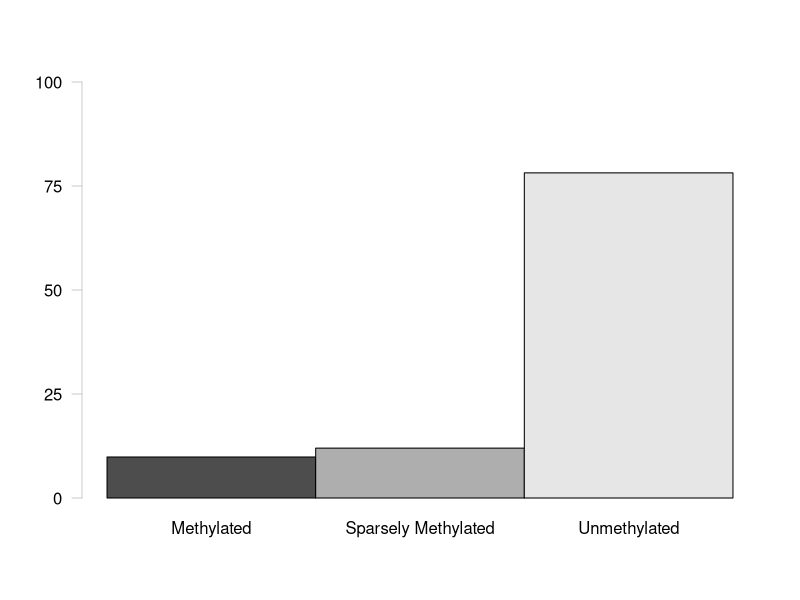
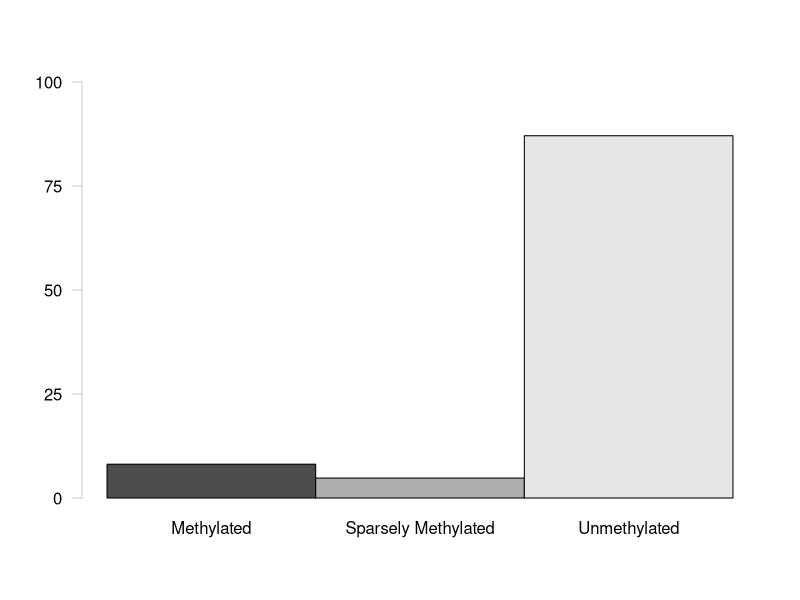
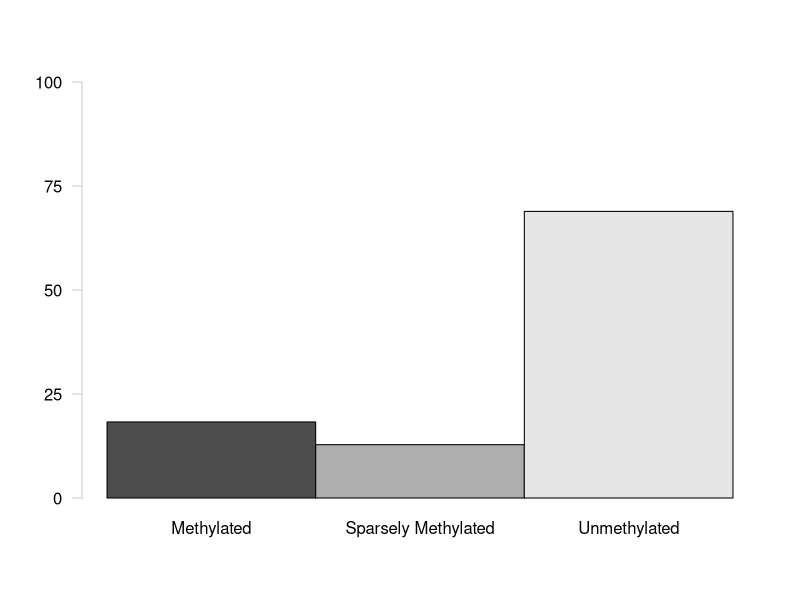
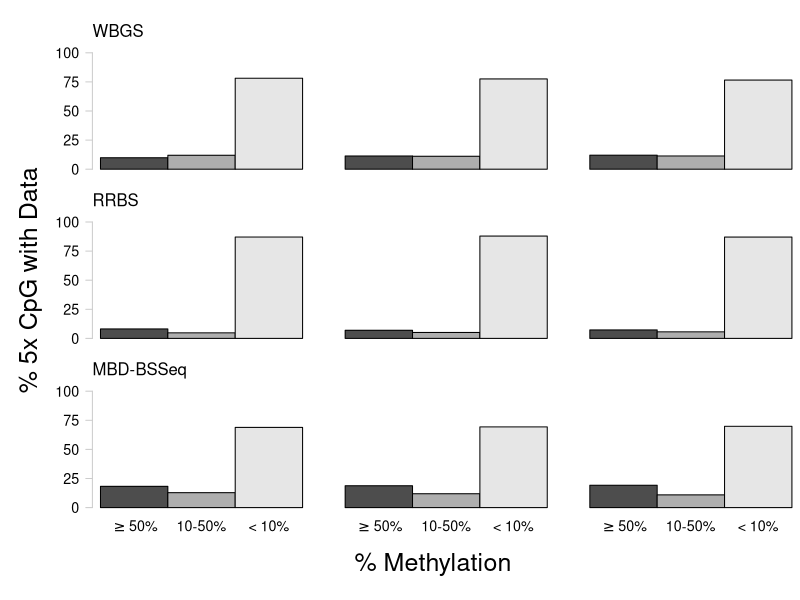
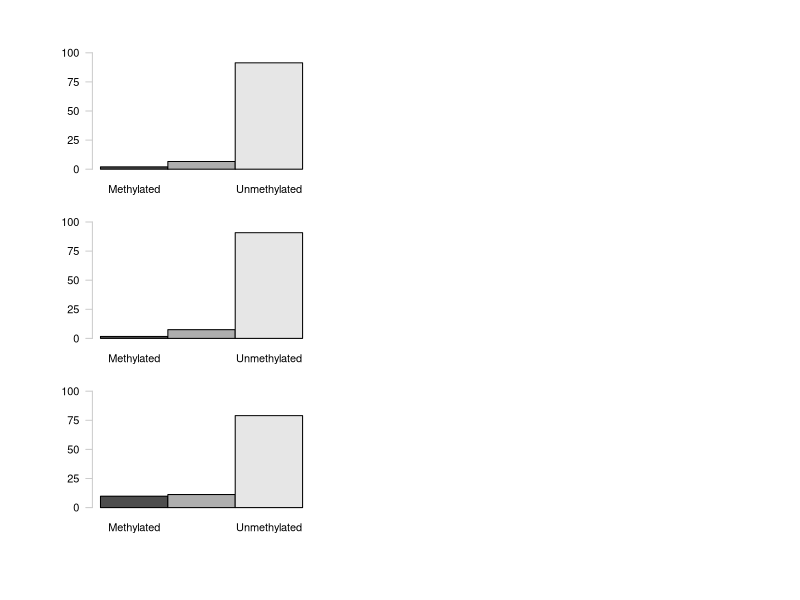
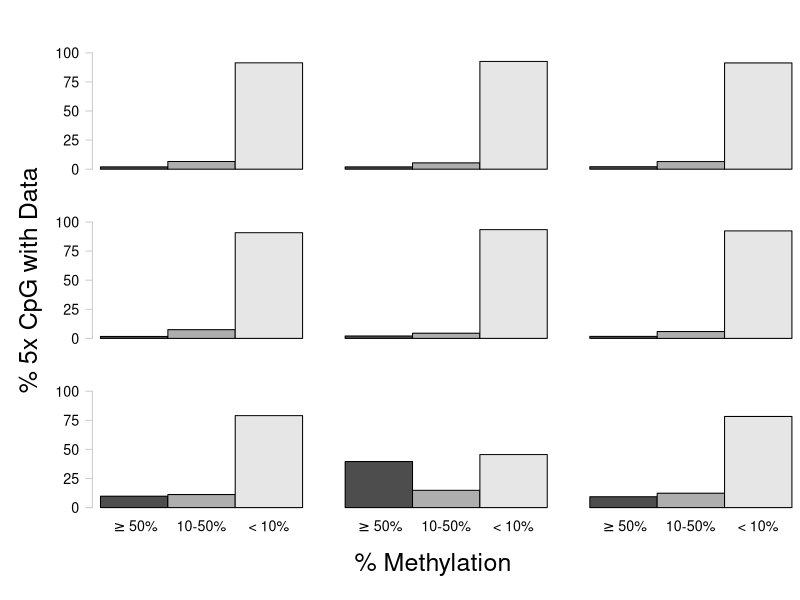

The R source for these figures, in order:
## ---- chunk 1
knitr::opts_chunk$set(echo = TRUE)
## ---- chunk 2
sessionInfo()
## ---- chunk 3
McapAll <- read.table("../analyses/Characterizing-CpG-Methylation-5x/Mcap/Mcap-5x-bedgraph-counts.txt", header = FALSE, col.names = c("totalLines", "filename")) #Import file using space as a delimiter. Columns are the number of lines and the filename
McapAll <- McapAll[-10,] #Remove last row (total lines for all files)
tail(McapAll) #Confirm import
## ---- chunk 4
McapMeth <- read.table("../analyses/Characterizing-CpG-Methylation-5x/Mcap/Mcap-5x-Meth-counts.txt", header = FALSE, col.names = c("Meth", "filename")) #Import file using space as a delimiter. Columns are the number of lines and the filename
McapMeth <- McapMeth[-10,] #Remove last row (total lines for all files)
tail(McapMeth) #Confirm import
## ---- chunk 5
McapSparseMeth <- read.table("../analyses/Characterizing-CpG-Methylation-5x/Mcap/Mcap-5x-sparseMeth-counts.txt", header = FALSE, col.names = c("sparseMeth", "filename")) #Import file using space as a delimiter. Columns are the number of lines and the filename
McapSparseMeth <- McapSparseMeth[-10,] #Remove last row (total lines for all files)
tail(McapSparseMeth) #Confirm import
## ---- chunk 6
McapUnMeth <- read.table("../analyses/Characterizing-CpG-Methylation-5x/Mcap/Mcap-5x-unMeth-counts.txt", header = FALSE, col.names = c("unMeth", "filename")) #Import file using space as a delimiter. Columns are the number of lines and the filename
McapUnMeth <- McapUnMeth[-10,] #Remove last row (total lines for all files)
tail(McapUnMeth) #Confirm import
## ---- chunk 7
McapCpGType <- cbind(McapAll, McapMeth, McapSparseMeth, McapUnMeth) #Mash tables together by column
McapCpGType <- McapCpGType[,-c(2,4,6,8)] #Remove filename columns
tail(McapCpGType) #Confirm table mashing
## ---- chunk 8
McapCpGType$percentMeth <- (McapCpGType$Meth / McapCpGType$totalLines) * 100 #Calculate percent methylated loci
McapCpGType$percentSparseMeth <- (McapCpGType$sparseMeth / McapCpGType$totalLines) * 100 #Calculate percent sparsely methylated loci
McapCpGType$percentUnMeth <- (McapCpGType$unMeth / McapCpGType$totalLines) * 100 #Calculate percent unmethylated loci
McapCpGType <- McapCpGType[,c(1, 2, 5, 3, 6, 4, 7)] #Reorganize columns
tail(McapCpGType) #Confirm calculations
## ---- chunk 9
write.table(McapCpGType, "../analyses/Characterizing-CpG-Methylation-5x/Mcap/Mcap-CpG-Type.txt", sep = "\t", quote = FALSE, row.names = TRUE) #Save summary table
## ---- chunk 10
PactAll <- read.table("../analyses/Characterizing-CpG-Methylation-5x/Pact/Pact-5x-bedgraph-counts.txt", header = FALSE, col.names = c("totalLines", "filename")) #Import file using space as a delimiter. Columns are the number of lines and the filename
PactAll <- PactAll[-10,] #Remove last row (total lines for all files)
tail(PactAll) #Confirm import
## ---- chunk 11
PactMeth <- read.table("../analyses/Characterizing-CpG-Methylation-5x/Pact/Pact-5x-Meth-counts.txt", header = FALSE, col.names = c("Meth", "filename")) #Import file using space as a delimiter. Columns are the number of lines and the filename
PactMeth <- PactMeth[-10,] #Remove last row (total lines for all files)
tail(PactMeth) #Confirm import
## ---- chunk 12
PactSparseMeth <- read.table("../analyses/Characterizing-CpG-Methylation-5x/Pact/Pact-5x-sparseMeth-counts.txt", header = FALSE, col.names = c("sparseMeth", "filename")) #Import file using space as a delimiter. Columns are the number of lines and the filename
PactSparseMeth <- PactSparseMeth[-10,] #Remove last row (total lines for all files)
tail(PactSparseMeth) #Confirm import
## ---- chunk 13
PactUnMeth <- read.table("../analyses/Characterizing-CpG-Methylation-5x/Pact/Pact-5x-unMeth-counts.txt", header = FALSE, col.names = c("unMeth", "filename")) #Import file using space as a delimiter. Columns are the number of lines and the filename
PactUnMeth <- PactUnMeth[-10,] #Remove last row (total lines for all files)
tail(PactUnMeth) #Confirm import
## ---- chunk 14
PactCpGType <- cbind(PactAll, PactMeth, PactSparseMeth, PactUnMeth) #Mash tables together by column
PactCpGType <- PactCpGType[,-c(2,4,6,8)] #Remove filename columns
tail(PactCpGType) #Confirm table mashing
## ---- chunk 15
PactCpGType$percentMeth <- (PactCpGType$Meth / PactCpGType$totalLines) * 100 #Calculate percent methylated loci
PactCpGType$percentSparseMeth <- (PactCpGType$sparseMeth / PactCpGType$totalLines) * 100 #Calculate percent sparsely methylated loci
PactCpGType$percentUnMeth <- (PactCpGType$unMeth / PactCpGType$totalLines) * 100 #Calculate percent unmethylated loci
PactCpGType <- PactCpGType[,c(1, 2, 5, 3, 6, 4, 7)] #Reorganize columns
tail(PactCpGType) #Confirm calculations
## ---- chunk 16
write.table(PactCpGType, "../analyses/Characterizing-CpG-Methylation-5x/Pact/Pact-CpG-Type.txt", sep = "\t", quote = FALSE, row.names = TRUE) #Save summary table
## ---- chunk 17
McapGeneOverlaps <- read.table("../analyses/Characterizing-CpG-Methylation-5x/Mcap/Mcap-5x-mcGenes-counts.txt", header = FALSE, col.names = c("counts", "filename")) #Import file with all file-gene overlaps
McapGeneOverlaps <- McapGeneOverlaps[-37,] #Remove final row
tail(McapGeneOverlaps) #Confirm import
## ---- chunk 18
McapGeneSummary <- data.frame("totalLines" = rep(0, times = 9),
                              "Meth" = rep(0, times = 9),
                              "sparseMeth" = rep(0, times = 9),
                              "unMeth" = rep(0, times = 9)) #Create empty dataframe for final summary table
head(McapGeneSummary) #Confirm dataframe creation
## ---- chunk 19
nLines <- length(McapGeneSummary$totalLines) #Count number of lines
for(i in 1:nLines) {
  McapGeneSummary[i,1] <- McapGeneOverlaps[i+(3*i),1]
} #For every file with the total number of CpG with data (i + (3*i)), take the value in the first column (total lines) and save it in the first column
head(McapGeneSummary) #Confirm values were added
## ---- chunk 20
for(i in 1:nLines) {
  McapGeneSummary[i,2] <- McapGeneOverlaps[(i+(3*i)-3),1]
} #For every file with the total number of CpG with data ((i + (3*i))-3), take the value in the first column (total lines) and save it in the second column
head(McapGeneSummary) #Confirm values were added
## ---- chunk 21
for(i in 1:nLines) {
  McapGeneSummary[i,3] <- McapGeneOverlaps[(i+(3*i)-2),1]
} #For every file with the total number of CpG with data ((i + (3*i))-2), take the value in the first column (total lines) and save it in the third column
head(McapGeneSummary) #Confirm values were added
## ---- chunk 22
for(i in 1:nLines) {
  McapGeneSummary[i,4] <- McapGeneOverlaps[(i+(3*i)-1),1]
} #For every file with the total number of CpG with data ((i + (3*i))-1), take the value in the first column (total lines) and save it in the fourth column
head(McapGeneSummary) #Confirm values were added
## ---- chunk 23
McapGeneSummary$percentMeth <- (McapGeneSummary$Meth / McapGeneSummary$totalLines) * 100 #Calculate percent methylated
McapGeneSummary$percentSparseMeth <- (McapGeneSummary$sparseMeth / McapGeneSummary$totalLines) * 100 #Calculate percent sparsely methylated
McapGeneSummary$percentUnMeth <- (McapGeneSummary$unMeth / McapGeneSummary$totalLines) * 100 #Calculate percent unmethylated
McapGeneSummary <- McapGeneSummary[,c(1,2,5,3,6,4,7)] #Rearrange columns
tail(McapGeneSummary) #Confirm calculations
## ---- chunk 24
write.table(McapGeneSummary, "../analyses/Characterizing-CpG-Methylation-5x/Mcap/Mcap-Gene-Overlaps.txt", sep = "\t", quote = FALSE, row.names = TRUE) #Save summary table
## ---- chunk 25
McapCDSOverlaps <- read.table("../analyses/Characterizing-CpG-Methylation-5x/Mcap/Mcap-5x-mcCDS-counts.txt", header = FALSE, col.names = c("counts", "filename")) #Import file with all file-CDS overlaps
McapCDSOverlaps <- McapCDSOverlaps[-37,] #Remove final row
tail(McapCDSOverlaps) #Confirm import
## ---- chunk 26
McapCDSSummary <- data.frame("totalLines" = rep(0, times = 9),
                              "Meth" = rep(0, times = 9),
                              "sparseMeth" = rep(0, times = 9),
                              "unMeth" = rep(0, times = 9)) #Create empty dataframe for final summary table
head(McapCDSSummary) #Confirm dataframe creation
## ---- chunk 27
nLines <- length(McapCDSSummary$totalLines) #Count number of lines
for(i in 1:nLines) {
  McapCDSSummary[i,1] <- McapCDSOverlaps[i+(3*i),1]
} #For every file with the total number of CpG with data (i + (3*i)), take the value in the first column (total lines) and save it in the first column
head(McapCDSSummary) #Confirm values were added
## ---- chunk 28
for(i in 1:nLines) {
  McapCDSSummary[i,2] <- McapCDSOverlaps[(i+(3*i)-3),1]
} #For every file with the total number of CpG with data ((i + (3*i))-3), take the value in the first column (total lines) and save it in the second column
head(McapCDSSummary) #Confirm values were added
## ---- chunk 29
for(i in 1:nLines) {
  McapCDSSummary[i,3] <- McapCDSOverlaps[(i+(3*i)-2),1]
} #For every file with the total number of CpG with data ((i + (3*i))-2), take the value in the first column (total lines) and save it in the third column
head(McapCDSSummary) #Confirm values were added
## ---- chunk 30
for(i in 1:nLines) {
  McapCDSSummary[i,4] <- McapCDSOverlaps[(i+(3*i)-1),1]
} #For every file with the total number of CpG with data ((i + (3*i))-1), take the value in the first column (total lines) and save it in the fourth column
head(McapCDSSummary) #Confirm values were added
## ---- chunk 31
McapCDSSummary$percentMeth <- (McapCDSSummary$Meth / McapCDSSummary$totalLines) * 100 #Calculate percent methylated
McapCDSSummary$percentSparseMeth <- (McapCDSSummary$sparseMeth / McapCDSSummary$totalLines) * 100 #Calculate percent sparsely methylated
McapCDSSummary$percentUnMeth <- (McapCDSSummary$unMeth / McapCDSSummary$totalLines) * 100 #Calculate percent unmethylated
McapCDSSummary <- McapCDSSummary[,c(1,2,5,3,6,4,7)] #Rearrange columns
tail(McapCDSSummary) #Confirm calculations
## ---- chunk 32
write.table(McapCDSSummary, "../analyses/Characterizing-CpG-Methylation-5x/Mcap/Mcap-CDS-Overlaps.txt", sep = "\t", quote = FALSE, row.names = TRUE) #Save summary table
## ---- chunk 33
McapIntronsOverlaps <- read.table("../analyses/Characterizing-CpG-Methylation-5x/Mcap/Mcap-5x-mcIntrons-counts.txt", header = FALSE, col.names = c("counts", "filename")) #Import file with all file-Introns overlaps
McapIntronsOverlaps <- McapIntronsOverlaps[-37,] #Remove final row
tail(McapIntronsOverlaps) #Confirm import
## ---- chunk 34
McapIntronsSummary <- data.frame("totalLines" = rep(0, times = 9),
                              "Meth" = rep(0, times = 9),
                              "sparseMeth" = rep(0, times = 9),
                              "unMeth" = rep(0, times = 9)) #Create empty dataframe for final summary table
head(McapIntronsSummary) #Confirm dataframe creation
## ---- chunk 35
nLines <- length(McapIntronsSummary$totalLines) #Count number of lines
for(i in 1:nLines) {
  McapIntronsSummary[i,1] <- McapIntronsOverlaps[i+(3*i),1]
} #For every file with the total number of CpG with data (i + (3*i)), take the value in the first column (total lines) and save it in the first column
head(McapIntronsSummary) #Confirm values were added
## ---- chunk 36
for(i in 1:nLines) {
  McapIntronsSummary[i,2] <- McapIntronsOverlaps[(i+(3*i)-3),1]
} #For every file with the total number of CpG with data ((i + (3*i))-3), take the value in the first column (total lines) and save it in the second column
head(McapIntronsSummary) #Confirm values were added
## ---- chunk 37
for(i in 1:nLines) {
  McapIntronsSummary[i,3] <- McapIntronsOverlaps[(i+(3*i)-2),1]
} #For every file with the total number of CpG with data ((i + (3*i))-2), take the value in the first column (total lines) and save it in the third column
head(McapIntronsSummary) #Confirm values were added
## ---- chunk 38
for(i in 1:nLines) {
  McapIntronsSummary[i,4] <- McapIntronsOverlaps[(i+(3*i)-1),1]
} #For every file with the total number of CpG with data ((i + (3*i))-1), take the value in the first column (total lines) and save it in the fourth column
head(McapIntronsSummary) #Confirm values were added
## ---- chunk 39
McapIntronsSummary$percentMeth <- (McapIntronsSummary$Meth / McapIntronsSummary$totalLines) * 100 #Calculate percent methylated
McapIntronsSummary$percentSparseMeth <- (McapIntronsSummary$sparseMeth / McapIntronsSummary$totalLines) * 100 #Calculate percent sparsely methylated
McapIntronsSummary$percentUnMeth <- (McapIntronsSummary$unMeth / McapIntronsSummary$totalLines) * 100 #Calculate percent unmethylated
McapIntronsSummary <- McapIntronsSummary[,c(1,2,5,3,6,4,7)] #Rearrange columns
tail(McapIntronsSummary) #Confirm calculations
## ---- chunk 40
write.table(McapIntronsSummary, "../analyses/Characterizing-CpG-Methylation-5x/Mcap/Mcap-Introns-Overlaps.txt", sep = "\t", quote = FALSE, row.names = TRUE) #Save summary table
## ---- chunk 41
McapIntergenicOverlaps <- read.table("../analyses/Characterizing-CpG-Methylation-5x/Mcap/Mcap-5x-mcIntergenic-counts.txt", header = FALSE, col.names = c("counts", "filename")) #Import file with all file-Intergenic overlaps
McapIntergenicOverlaps <- McapIntergenicOverlaps[-37,] #Remove final row
tail(McapIntergenicOverlaps) #Confirm import
## ---- chunk 42
McapIntergenicSummary <- data.frame("totalLines" = rep(0, times = 9),
                              "Meth" = rep(0, times = 9),
                              "sparseMeth" = rep(0, times = 9),
                              "unMeth" = rep(0, times = 9)) #Create empty dataframe for final summary table
head(McapIntergenicSummary) #Confirm dataframe creation
## ---- chunk 43
nLines <- length(McapIntergenicSummary$totalLines) #Count number of lines
for(i in 1:nLines) {
  McapIntergenicSummary[i,1] <- McapIntergenicOverlaps[i+(3*i),1]
} #For every file with the total number of CpG with data (i + (3*i)), take the value in the first column (total lines) and save it in the first column
head(McapIntergenicSummary) #Confirm values were added
## ---- chunk 44
for(i in 1:nLines) {
  McapIntergenicSummary[i,2] <- McapIntergenicOverlaps[(i+(3*i)-3),1]
} #For every file with the total number of CpG with data ((i + (3*i))-3), take the value in the first column (total lines) and save it in the second column
head(McapIntergenicSummary) #Confirm values were added
## ---- chunk 45
for(i in 1:nLines) {
  McapIntergenicSummary[i,3] <- McapIntergenicOverlaps[(i+(3*i)-2),1]
} #For every file with the total number of CpG with data ((i + (3*i))-2), take the value in the first column (total lines) and save it in the third column
head(McapIntergenicSummary) #Confirm values were added
## ---- chunk 46
for(i in 1:nLines) {
  McapIntergenicSummary[i,4] <- McapIntergenicOverlaps[(i+(3*i)-1),1]
} #For every file with the total number of CpG with data ((i + (3*i))-1), take the value in the first column (total lines) and save it in the fourth column
head(McapIntergenicSummary) #Confirm values were added
## ---- chunk 47
McapIntergenicSummary$percentMeth <- (McapIntergenicSummary$Meth / McapIntergenicSummary$totalLines) * 100 #Calculate percent methylated
McapIntergenicSummary$percentSparseMeth <- (McapIntergenicSummary$sparseMeth / McapIntergenicSummary$totalLines) * 100 #Calculate percent sparsely methylated
McapIntergenicSummary$percentUnMeth <- (McapIntergenicSummary$unMeth / McapIntergenicSummary$totalLines) * 100 #Calculate percent unmethylated
McapIntergenicSummary <- McapIntergenicSummary[,c(1,2,5,3,6,4,7)] #Rearrange columns
tail(McapIntergenicSummary) #Confirm calculations
## ---- chunk 48
write.table(McapIntergenicSummary, "../analyses/Characterizing-CpG-Methylation-5x/Mcap/Mcap-Intergenic-Overlaps.txt", sep = "\t", quote = FALSE, row.names = TRUE) #Save summary table
## ---- chunk 49
PactGeneOverlaps <- read.table("../analyses/Characterizing-CpG-Methylation-5x/Pact/Pact-5x-paGenes-counts.txt", header = FALSE, col.names = c("counts", "filename")) #Import file with all file-gene overlaps
PactGeneOverlaps <- PactGeneOverlaps[-37,] #Remove final row
tail(PactGeneOverlaps) #Confirm import
## ---- chunk 50
PactGeneSummary <- data.frame("totalLines" = rep(0, times = 9),
                              "Meth" = rep(0, times = 9),
                              "sparseMeth" = rep(0, times = 9),
                              "unMeth" = rep(0, times = 9)) #Create empty dataframe for final summary table
head(PactGeneSummary) #Confirm dataframe creation
## ---- chunk 51
nLines <- length(PactGeneSummary$totalLines) #Count number of lines
for(i in 1:nLines) {
  PactGeneSummary[i,1] <- PactGeneOverlaps[i+(3*i),1]
} #For every file with the total number of CpG with data (i + (3*i)), take the value in the first column (total lines) and save it in the first column
head(PactGeneSummary) #Confirm values were added
## ---- chunk 52
for(i in 1:nLines) {
  PactGeneSummary[i,2] <- PactGeneOverlaps[(i+(3*i)-3),1]
} #For every file with the total number of CpG with data ((i + (3*i))-3), take the value in the first column (total lines) and save it in the second column
head(PactGeneSummary) #Confirm values were added
## ---- chunk 53
for(i in 1:nLines) {
  PactGeneSummary[i,3] <- PactGeneOverlaps[(i+(3*i)-2),1]
} #For every file with the total number of CpG with data ((i + (3*i))-2), take the value in the first column (total lines) and save it in the third column
head(PactGeneSummary) #Confirm values were added
## ---- chunk 54
for(i in 1:nLines) {
  PactGeneSummary[i,4] <- PactGeneOverlaps[(i+(3*i)-1),1]
} #For every file with the total number of CpG with data ((i + (3*i))-1), take the value in the first column (total lines) and save it in the fourth column
head(PactGeneSummary) #Confirm values were added
## ---- chunk 55
PactGeneSummary$percentMeth <- (PactGeneSummary$Meth / PactGeneSummary$totalLines) * 100 #Calculate percent methylated
PactGeneSummary$percentSparseMeth <- (PactGeneSummary$sparseMeth / PactGeneSummary$totalLines) * 100 #Calculate percent sparsely methylated
PactGeneSummary$percentUnMeth <- (PactGeneSummary$unMeth / PactGeneSummary$totalLines) * 100 #Calculate percent unmethylated
PactGeneSummary <- PactGeneSummary[,c(1,2,5,3,6,4,7)] #Rearrange columns
tail(PactGeneSummary) #Confirm calculations
## ---- chunk 56
write.table(PactGeneSummary, "../analyses/Characterizing-CpG-Methylation-5x/Pact/Pact-Gene-Overlaps.txt", sep = "\t", quote = FALSE, row.names = TRUE) #Save summary table
## ---- chunk 57
PactCDSOverlaps <- read.table("../analyses/Characterizing-CpG-Methylation-5x/Pact/Pact-5x-paCDS-counts.txt", header = FALSE, col.names = c("counts", "filename")) #Import file with all file-CDS overlaps
PactCDSOverlaps <- PactCDSOverlaps[-37,] #Remove final row
tail(PactCDSOverlaps) #Confirm import
## ---- chunk 58
PactCDSSummary <- data.frame("totalLines" = rep(0, times = 9),
                              "Meth" = rep(0, times = 9),
                              "sparseMeth" = rep(0, times = 9),
                              "unMeth" = rep(0, times = 9)) #Create empty dataframe for final summary table
head(PactCDSSummary) #Confirm dataframe creation
## ---- chunk 59
nLines <- length(PactCDSSummary$totalLines) #Count number of lines
for(i in 1:nLines) {
  PactCDSSummary[i,1] <- PactCDSOverlaps[i+(3*i),1]
} #For every file with the total number of CpG with data (i + (3*i)), take the value in the first column (total lines) and save it in the first column
head(PactCDSSummary) #Confirm values were added
## ---- chunk 60
for(i in 1:nLines) {
  PactCDSSummary[i,2] <- PactCDSOverlaps[(i+(3*i)-3),1]
} #For every file with the total number of CpG with data ((i + (3*i))-3), take the value in the first column (total lines) and save it in the second column
head(PactCDSSummary) #Confirm values were added
## ---- chunk 61
for(i in 1:nLines) {
  PactCDSSummary[i,3] <- PactCDSOverlaps[(i+(3*i)-2),1]
} #For every file with the total number of CpG with data ((i + (3*i))-2), take the value in the first column (total lines) and save it in the third column
head(PactCDSSummary) #Confirm values were added
## ---- chunk 62
for(i in 1:nLines) {
  PactCDSSummary[i,4] <- PactCDSOverlaps[(i+(3*i)-1),1]
} #For every file with the total number of CpG with data ((i + (3*i))-1), take the value in the first column (total lines) and save it in the fourth column
head(PactCDSSummary) #Confirm values were added
## ---- chunk 63
PactCDSSummary$percentMeth <- (PactCDSSummary$Meth / PactCDSSummary$totalLines) * 100 #Calculate percent methylated
PactCDSSummary$percentSparseMeth <- (PactCDSSummary$sparseMeth / PactCDSSummary$totalLines) * 100 #Calculate percent sparsely methylated
PactCDSSummary$percentUnMeth <- (PactCDSSummary$unMeth / PactCDSSummary$totalLines) * 100 #Calculate percent unmethylated
PactCDSSummary <- PactCDSSummary[,c(1,2,5,3,6,4,7)] #Rearrange columns
tail(PactCDSSummary) #Confirm calculations
## ---- chunk 64
write.table(PactCDSSummary, "../analyses/Characterizing-CpG-Methylation-5x/Pact/Pact-CDS-Overlaps.txt", sep = "\t", quote = FALSE, row.names = TRUE) #Save summary table
## ---- chunk 65
PactIntronsOverlaps <- read.table("../analyses/Characterizing-CpG-Methylation-5x/Pact/Pact-5x-paIntron-counts.txt", header = FALSE, col.names = c("counts", "filename")) #Import file with all file-Introns overlaps
PactIntronsOverlaps <- PactIntronsOverlaps[-37,] #Remove final row
tail(PactIntronsOverlaps) #Confirm import
## ---- chunk 66
PactIntronsSummary <- data.frame("totalLines" = rep(0, times = 9),
                              "Meth" = rep(0, times = 9),
                              "sparseMeth" = rep(0, times = 9),
                              "unMeth" = rep(0, times = 9)) #Create empty dataframe for final summary table
head(PactIntronsSummary) #Confirm dataframe creation
## ---- chunk 67
nLines <- length(PactIntronsSummary$totalLines) #Count number of lines
for(i in 1:nLines) {
  PactIntronsSummary[i,1] <- PactIntronsOverlaps[i+(3*i),1]
} #For every file with the total number of CpG with data (i + (3*i)), take the value in the first column (total lines) and save it in the first column
head(PactIntronsSummary) #Confirm values were added
## ---- chunk 68
for(i in 1:nLines) {
  PactIntronsSummary[i,2] <- PactIntronsOverlaps[(i+(3*i)-3),1]
} #For every file with the total number of CpG with data ((i + (3*i))-3), take the value in the first column (total lines) and save it in the second column
head(PactIntronsSummary) #Confirm values were added
## ---- chunk 69
for(i in 1:nLines) {
  PactIntronsSummary[i,3] <- PactIntronsOverlaps[(i+(3*i)-2),1]
} #For every file with the total number of CpG with data ((i + (3*i))-2), take the value in the first column (total lines) and save it in the third column
head(PactIntronsSummary) #Confirm values were added
## ---- chunk 70
for(i in 1:nLines) {
  PactIntronsSummary[i,4] <- PactIntronsOverlaps[(i+(3*i)-1),1]
} #For every file with the total number of CpG with data ((i + (3*i))-1), take the value in the first column (total lines) and save it in the fourth column
head(PactIntronsSummary) #Confirm values were added
## ---- chunk 71
PactIntronsSummary$percentMeth <- (PactIntronsSummary$Meth / PactIntronsSummary$totalLines) * 100 #Calculate percent methylated
PactIntronsSummary$percentSparseMeth <- (PactIntronsSummary$sparseMeth / PactIntronsSummary$totalLines) * 100 #Calculate percent sparsely methylated
PactIntronsSummary$percentUnMeth <- (PactIntronsSummary$unMeth / PactIntronsSummary$totalLines) * 100 #Calculate percent unmethylated
PactIntronsSummary <- PactIntronsSummary[,c(1,2,5,3,6,4,7)] #Rearrange columns
tail(PactIntronsSummary) #Confirm calculations
## ---- chunk 72
write.table(PactIntronsSummary, "../analyses/Characterizing-CpG-Methylation-5x/Pact/Pact-Introns-Overlaps.txt", sep = "\t", quote = FALSE, row.names = TRUE) #Save summary table
## ---- chunk 73
PactIntergenicOverlaps <- read.table("../analyses/Characterizing-CpG-Methylation-5x/Pact/Pact-5x-paIntergenic-counts.txt", header = FALSE, col.names = c("counts", "filename")) #Import file with all file-Intergenic overlaps
PactIntergenicOverlaps <- PactIntergenicOverlaps[-37,] #Remove final row
tail(PactIntergenicOverlaps) #Confirm import
## ---- chunk 74
PactIntergenicSummary <- data.frame("totalLines" = rep(0, times = 9),
                              "Meth" = rep(0, times = 9),
                              "sparseMeth" = rep(0, times = 9),
                              "unMeth" = rep(0, times = 9)) #Create empty dataframe for final summary table
head(PactIntergenicSummary) #Confirm dataframe creation
## ---- chunk 75
nLines <- length(PactIntergenicSummary$totalLines) #Count number of lines
for(i in 1:nLines) {
  PactIntergenicSummary[i,1] <- PactIntergenicOverlaps[i+(3*i),1]
} #For every file with the total number of CpG with data (i + (3*i)), take the value in the first column (total lines) and save it in the first column
head(PactIntergenicSummary) #Confirm values were added
## ---- chunk 76
for(i in 1:nLines) {
  PactIntergenicSummary[i,2] <- PactIntergenicOverlaps[(i+(3*i)-3),1]
} #For every file with the total number of CpG with data ((i + (3*i))-3), take the value in the first column (total lines) and save it in the second column
head(PactIntergenicSummary) #Confirm values were added
## ---- chunk 77
for(i in 1:nLines) {
  PactIntergenicSummary[i,3] <- PactIntergenicOverlaps[(i+(3*i)-2),1]
} #For every file with the total number of CpG with data ((i + (3*i))-2), take the value in the first column (total lines) and save it in the third column
head(PactIntergenicSummary) #Confirm values were added
## ---- chunk 78
for(i in 1:nLines) {
  PactIntergenicSummary[i,4] <- PactIntergenicOverlaps[(i+(3*i)-1),1]
} #For every file with the total number of CpG with data ((i + (3*i))-1), take the value in the first column (total lines) and save it in the fourth column
head(PactIntergenicSummary) #Confirm values were added
## ---- chunk 79
PactIntergenicSummary$percentMeth <- (PactIntergenicSummary$Meth / PactIntergenicSummary$totalLines) * 100 #Calculate percent methylated
PactIntergenicSummary$percentSparseMeth <- (PactIntergenicSummary$sparseMeth / PactIntergenicSummary$totalLines) * 100 #Calculate percent sparsely methylated
PactIntergenicSummary$percentUnMeth <- (PactIntergenicSummary$unMeth / PactIntergenicSummary$totalLines) * 100 #Calculate percent unmethylated
PactIntergenicSummary <- PactIntergenicSummary[,c(1,2,5,3,6,4,7)] #Rearrange columns
tail(PactIntergenicSummary) #Confirm calculations
## ---- chunk 80
write.table(PactIntergenicSummary, "../analyses/Characterizing-CpG-Methylation-5x/Pact/Pact-Intergenic-Overlaps.txt", sep = "\t", quote = FALSE, row.names = TRUE) #Save summary table
## ---- chunk 81
McapCpGTypePercents <- McapCpGType[,c(3,5,7)] #Keep only columns with % total CpG information
head(McapCpGTypePercents) #Check reorganization
## ---- chunk 82
#Create test plots

barplot(t(McapCpGTypePercents[1,]), beside = TRUE, ylim = c(0,100), names.arg = c("Methylated", "Sparsely Methylated", "Unmethylated"), axes = FALSE) #Sample 1, WGBS
axis(side = 2, at = seq(0, 100, by = 25), las = 2, col = "grey80")

barplot(t(McapCpGTypePercents[4,]), beside = TRUE, ylim = c(0,100), names.arg = c("Methylated", "Sparsely Methylated", "Unmethylated"), axes = FALSE) #Sample 1, RRBS
axis(side = 2, at = seq(0, 100, by = 25), las = 2, col = "grey80")

barplot(t(McapCpGTypePercents[7,]), beside = TRUE, ylim = c(0,100), names.arg = c("Methylated", "Sparsely Methylated", "Unmethylated"), axes = FALSE) #Sample 1, MBD-BSSeq
axis(side = 2, at = seq(0, 100, by = 25), las = 2, col = "grey80")
## ---- chunk 83
#pdf("../analyses/Characterizing-CpG-Methylation-5x/Mcap/Mcap-CpG-Type.pdf", height = 8.5, width = 11) #Save file as pdf

par(mfcol = c(3,3), mar = c(2, 2, 2, 0), oma = c(5, 5, 2, 0)) #Fill in multipanel plot by column and adjust inner and outer margins

barplot(t(McapCpGTypePercents[1,]), beside = TRUE, ylim = c(0,100), names.arg = FALSE, axes = FALSE) #Sample 1, WGBS
axis(side = 2, at = seq(0, 100, by = 25), las = 2, col = "grey80", cex.axis = 1.3) #Add y-axis
mtext(side = 3, "WBGS", adj = 0, line = 1) #Add sequencing information

barplot(t(McapCpGTypePercents[4,]), beside = TRUE, ylim = c(0,100), names.arg = FALSE, axes = FALSE) #Sample 1, RRBS
mtext(side = 3, "RRBS", adj = 0, line = 1) #Add sequencing information
axis(side = 2, at = seq(0, 100, by = 25), las = 2, col = "grey80", cex.axis = 1.3) #Add y-axis
mtext(side = 2, outer = TRUE, "% 5x CpG with Data", cex = 1.5, line = 2) #Add y-axis label

barplot(t(McapCpGTypePercents[7,]), beside = TRUE, ylim = c(0,100), names.arg = c(expression("">= "50%"), "10-50%", "< 10%"), cex.names = 1.3, axes = FALSE) #Sample 1, MBD-BSSeq
mtext(side = 3, "MBD-BSSeq", adj = 0, line = 1) #Add sequencing information
axis(side = 2, at = seq(0, 100, by = 25), las = 2, col = "grey80", cex.axis = 1.3) #Add y-axis

barplot(t(McapCpGTypePercents[2,]), beside = TRUE, ylim = c(0,100), names.arg = FALSE, axes = FALSE) #Sample 2, WGBS
barplot(t(McapCpGTypePercents[5,]), beside = TRUE, ylim = c(0,100), names.arg = FALSE, axes = FALSE) #Sample 2, RRBS
barplot(t(McapCpGTypePercents[8,]), beside = TRUE, ylim = c(0,100), names.arg = c(expression("">= "50%"), "10-50%", "< 10%"), cex.names = 1.3, axes = FALSE) #Sample 2, MBD-BSSeq
mtext(side = 1, outer = TRUE, "% Methylation", cex = 1.5, line = 2) #Add x-axis label

barplot(t(McapCpGTypePercents[3,]), beside = TRUE, ylim = c(0,100), names.arg = FALSE, axes = FALSE) #Sample 3, WGBS
barplot(t(McapCpGTypePercents[6,]), beside = TRUE, ylim = c(0,100), names.arg = FALSE, axes = FALSE) #Sample 3, RRBS
barplot(t(McapCpGTypePercents[9,]), beside = TRUE, ylim = c(0,100), names.arg = c(expression("">= "50%"), "10-50%", "< 10%"), cex.names = 1.3, axes = FALSE) #Sample 3, MBD-BSSeq

#dev.off() #Turn off plotting device
## ---- chunk 84
PactCpGTypePercents <- PactCpGType[,c(3,5,7)] #Keep only columns with % total CpG information
tail(PactCpGTypePercents) #Check reorganization
## ---- chunk 85
#Create test plots

barplot(t(PactCpGTypePercents[1,]), beside = TRUE, ylim = c(0,100), names.arg = c("Methylated", "Sparsely Methylated", "Unmethylated"), axes = FALSE) #Sample 1, WGBS
axis(side = 2, at = seq(0, 100, by = 25), las = 2, col = "grey80")

barplot(t(PactCpGTypePercents[4,]), beside = TRUE, ylim = c(0,100), names.arg = c("Methylated", "Sparsely Methylated", "Unmethylated"), axes = FALSE) #Sample 1, RRBS
axis(side = 2, at = seq(0, 100, by = 25), las = 2, col = "grey80")

barplot(t(PactCpGTypePercents[7,]), beside = TRUE, ylim = c(0,100), names.arg = c("Methylated", "Sparsely Methylated", "Unmethylated"), axes = FALSE) #Sample 1, MBD-BSSeq
axis(side = 2, at = seq(0, 100, by = 25), las = 2, col = "grey80")
## ---- chunk 86
#pdf("../analyses/Characterizing-CpG-Methylation-5x/Pact/Pact-CpG-Type.pdf", height = 8.5, width = 11) #Save file as pdf

par(mfcol = c(3,3), mar = c(2, 2, 2, 0), oma = c(5, 5, 2, 0)) #Fill in multipanel plot by column and adjust inner and outer margins

barplot(t(PactCpGTypePercents[1,]), beside = TRUE, ylim = c(0,100), names.arg = FALSE, axes = FALSE) #Sample 1, WGBS
axis(side = 2, at = seq(0, 100, by = 25), las = 2, col = "grey80", cex.axis = 1.3) #Add y-axis

barplot(t(PactCpGTypePercents[4,]), beside = TRUE, ylim = c(0,100), names.arg = FALSE, axes = FALSE) #Sample 1, RRBS
axis(side = 2, at = seq(0, 100, by = 25), las = 2, col = "grey80", cex.axis = 1.3) #Add y-axis
mtext(side = 2, outer = TRUE, "% 5x CpG with Data", cex = 1.5, line = 2) #Add y-axis label

barplot(t(PactCpGTypePercents[7,]), beside = TRUE, ylim = c(0,100), names.arg = c(expression("">= "50%"), "10-50%", "< 10%"), cex.names = 1.3, axes = FALSE) #Sample 1, MBD-BSSeq
axis(side = 2, at = seq(0, 100, by = 25), las = 2, col = "grey80", cex.axis = 1.3) #Add y-axis

barplot(t(PactCpGTypePercents[2,]), beside = TRUE, ylim = c(0,100), names.arg = FALSE, axes = FALSE) #Sample 2, WGBS
barplot(t(PactCpGTypePercents[5,]), beside = TRUE, ylim = c(0,100), names.arg = FALSE, axes = FALSE) #Sample 2, RRBS
barplot(t(PactCpGTypePercents[8,]), beside = TRUE, ylim = c(0,100), names.arg = c(expression("">= "50%"), "10-50%", "< 10%"), cex.names = 1.3, axes = FALSE) #Sample 2, MBD-BSSeq
mtext(side = 1, outer = TRUE, "% Methylation", cex = 1.5, line = 2) #Add x-axis label

barplot(t(PactCpGTypePercents[3,]), beside = TRUE, ylim = c(0,100), names.arg = FALSE, axes = FALSE) #Sample 3, WGBS
barplot(t(PactCpGTypePercents[6,]), beside = TRUE, ylim = c(0,100), names.arg = FALSE, axes = FALSE) #Sample 3, RRBS
barplot(t(PactCpGTypePercents[9,]), beside = TRUE, ylim = c(0,100), names.arg = c(expression("">= "50%"), "10-50%", "< 10%"), cex.names = 1.3, axes = FALSE) #Sample 3, MBD-BSSeq

#dev.off() #Turn off plotting device
